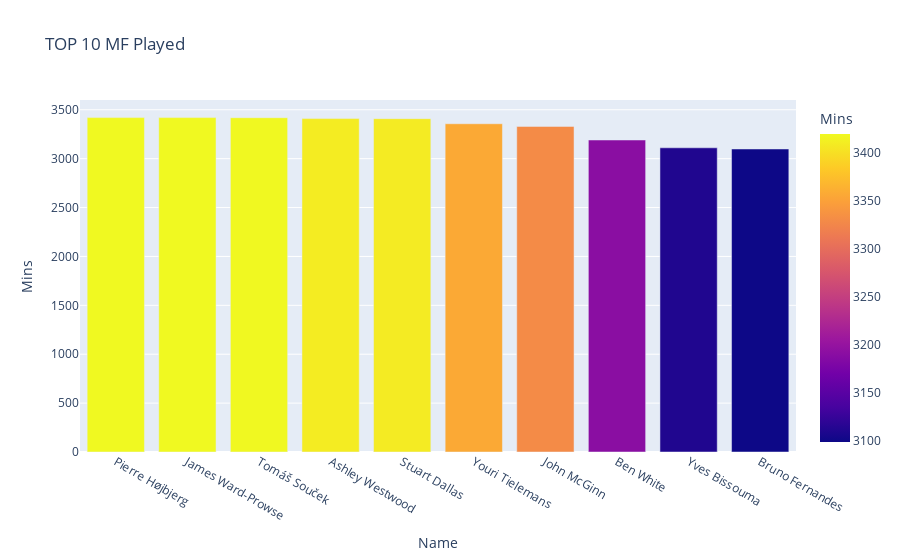

Write notebook code for a chart like this one.
### Code cell
#Top medfilders played 
df_med=data[data['Position'].str.contains("MF")]
fig=px.bar(df_med.nlargest(10,'Mins')[['Name','Mins']],
          x='Name',y='Mins',color='Mins',title='TOP 10 MF Played')


fig.show()

### Figure 1 — Plotly figure (JSON) as saved in the notebook; plotly's stock layout.template omitted (floating-point values rounded to 4 significant figures)
{"data": [{"alignmentgroup": "True", "hovertemplate": "Name=%{x}<br>Mins=%{marker.color}<extra></extra>", "legendgroup": "", "marker": {"color": [3420, 3420, 3419, 3410, 3409, 3357, 3330, 3191, 3111, 3099], "coloraxis": "coloraxis"}, "name": "", "offsetgroup": "", "orientation": "v", "showlegend": false, "textposition": "auto", "type": "bar", "x": ["Pierre Højbjerg", "James Ward-Prowse", "Tomáš Souček", "Ashley Westwood", "Stuart Dallas", "Youri Tielemans", "John McGinn", "Ben White", "Yves Bissouma", "Bruno Fernandes"], "xaxis": "x", "y": [3420, 3420, 3419, 3410, 3409, 3357, 3330, 3191, 3111, 3099], "yaxis": "y"}], "layout": {"barmode": "relative", "coloraxis": {"colorbar": {"title": {"text": "Mins"}}, "colorscale": [[0, "#0d0887"], [0.1111, "#46039f"], [0.2222, "#7201a8"], [0.3333, "#9c179e"], [0.4444, "#bd3786"], [0.5556, "#d8576b"], [0.6667, "#ed7953"], [0.7778, "#fb9f3a"], [0.8889, "#fdca26"], [1, "#f0f921"]]}, "legend": {"tracegroupgap": 0}, "title": {"text": "TOP 10 MF Played"}, "xaxis": {"anchor": "y", "domain": [0, 1], "title": {"text": "Name"}}, "yaxis": {"anchor": "x", "domain": [0, 1], "title": {"text": "Mins"}}}}
